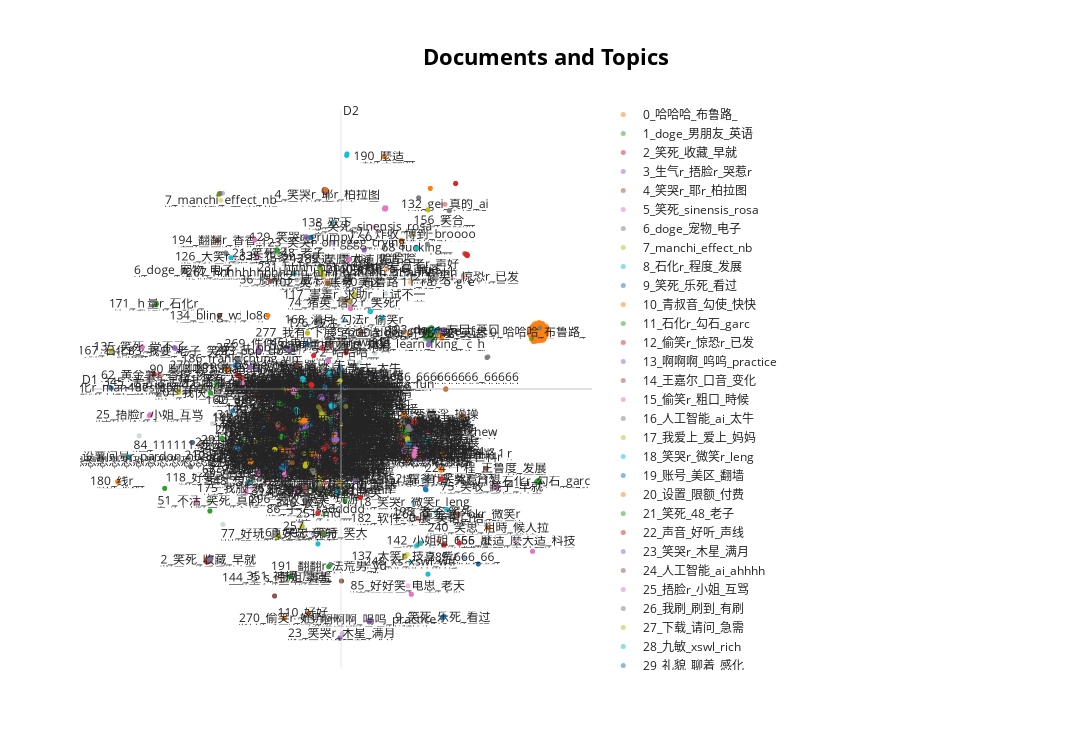

This figure's notebook cell:
### Markdown cell above
UMAP可视化

### Code cell
reduced_embeddings=UMAP(n_neighbors=10,n_components=2,min_dist=0.0,metric='cosine',).fit_transform(embeddings)
topic_model.visualize_documents(docs,reduced_embeddings=reduced_embeddings)
